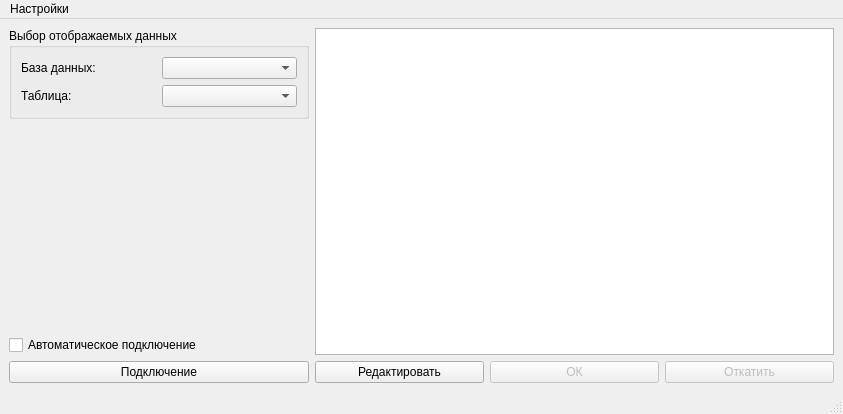
<?xml version="1.0" encoding="UTF-8"?>
<ui version="4.0">
 <class>MysqlClient</class>
 <widget class="QMainWindow" name="MysqlClient">
  <property name="geometry">
   <rect>
    <x>0</x>
    <y>0</y>
    <width>843</width>
    <height>414</height>
   </rect>
  </property>
  <property name="windowTitle">
   <string>MainWindow</string>
  </property>
  <property name="unifiedTitleAndToolBarOnMac">
   <bool>false</bool>
  </property>
  <widget class="QWidget" name="centralwidget">
   <layout class="QGridLayout" name="gridLayout_3">
    <item row="0" column="0">
     <widget class="QGroupBox" name="groupBox">
      <property name="minimumSize">
       <size>
        <width>300</width>
        <height>0</height>
       </size>
      </property>
      <property name="title">
       <string>Выбор отображаемых данных</string>
      </property>
      <layout class="QGridLayout" name="gridLayout_2">
       <item row="0" column="0">
        <layout class="QGridLayout" name="gridLayout">
         <item row="0" column="0">
          <widget class="QLabel" name="labelDatabase">
           <property name="text">
            <string>База данных:</string>
           </property>
           <property name="buddy">
            <cstring>comboDatabase</cstring>
           </property>
          </widget>
         </item>
         <item row="0" column="1">
          <widget class="QComboBox" name="comboDatabase"/>
         </item>
         <item row="1" column="0">
          <widget class="QLabel" name="labelTable">
           <property name="text">
            <string>Таблица:</string>
           </property>
           <property name="buddy">
            <cstring>comboTable</cstring>
           </property>
          </widget>
         </item>
         <item row="1" column="1">
          <widget class="QComboBox" name="comboTable"/>
         </item>
        </layout>
       </item>
      </layout>
     </widget>
    </item>
    <item row="1" column="0">
     <spacer name="verticalSpacer">
      <property name="orientation">
       <enum>Qt::Vertical</enum>
      </property>
      <property name="sizeHint" stdset="0">
       <size>
        <width>20</width>
        <height>422</height>
       </size>
      </property>
     </spacer>
    </item>
    <item row="3" column="0">
     <widget class="QPushButton" name="btnConnect">
      <property name="text">
       <string>Подключение</string>
      </property>
     </widget>
    </item>
    <item row="3" column="1">
     <layout class="QHBoxLayout" name="horizontalLayout">
      <item>
       <widget class="QPushButton" name="btnStartEditing">
        <property name="text">
         <string>Редактировать</string>
        </property>
       </widget>
      </item>
      <item>
       <widget class="QPushButton" name="btnSubmitEditing">
        <property name="enabled">
         <bool>false</bool>
        </property>
        <property name="text">
         <string>ОК</string>
        </property>
        <property name="flat">
         <bool>false</bool>
        </property>
       </widget>
      </item>
      <item>
       <widget class="QPushButton" name="btnCancelEditing">
        <property name="enabled">
         <bool>false</bool>
        </property>
        <property name="text">
         <string>Откатить</string>
        </property>
       </widget>
      </item>
     </layout>
    </item>
    <item row="2" column="0">
     <widget class="QCheckBox" name="checkboxAutoConn">
      <property name="text">
       <string>Автоматическое подключение</string>
      </property>
      <property name="checked">
       <bool>false</bool>
      </property>
     </widget>
    </item>
    <item row="0" column="1" rowspan="3">
     <widget class="QTableView" name="tableView"/>
    </item>
   </layout>
  </widget>
  <widget class="QMenuBar" name="menubar">
   <property name="geometry">
    <rect>
     <x>0</x>
     <y>0</y>
     <width>843</width>
     <height>25</height>
    </rect>
   </property>
   <widget class="QMenu" name="menuOptions">
    <property name="title">
     <string>Настройки</string>
    </property>
    <addaction name="actionEdit"/>
   </widget>
   <addaction name="menuOptions"/>
  </widget>
  <widget class="QStatusBar" name="statusbar"/>
  <action name="actionEditProjects">
   <property name="text">
    <string>Проекты</string>
   </property>
  </action>
  <action name="actionEdit">
   <property name="text">
    <string>Формы редактирования</string>
   </property>
  </action>
 </widget>
 <resources/>
 <connections/>
</ui>
